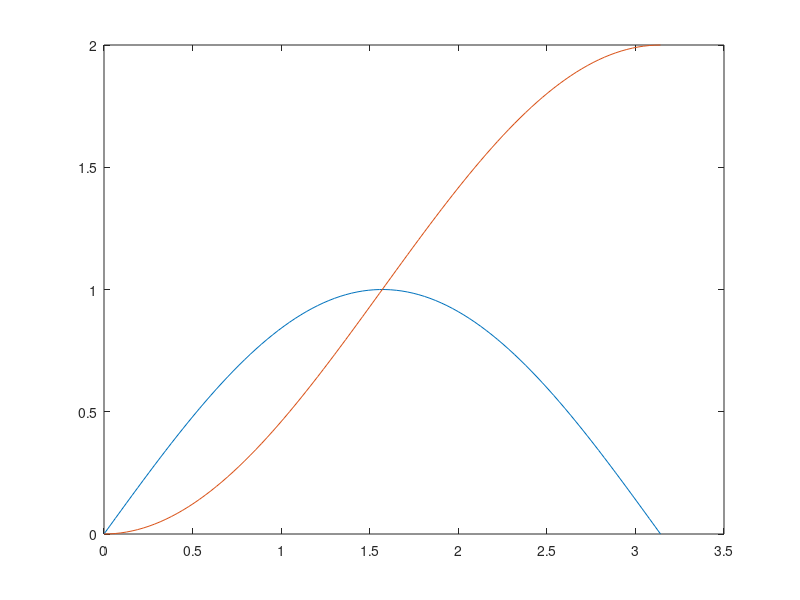

This chart was generated by the following MATLAB code:
% Lecture 18 
% 11/03/21

clear all; clc; format compact;

%% interpolation

% interp1(x,y,x1) points need to be in ascending order

x= 0:5;
y=[0 20 60 68 77 110];

% find y at x= 2.6 and 4.9

x1= interp1(x,y,2.6)
x2= interp1(x,y,4.9)


%% Normal (Gaussian) dist

A= [1 2 3 3 3 6 4 6 8 4 7 7];
d = std(A)
v1= var(A)
v2=d.^2

%% RAND uniform distribution

rand % rand between 0 and 1
rand(2) % 2x2 matrix of rand between 0 and 1
rand(2,3) % 2x3 matrix of rand between 0 and 1
10*rand(1,3) % between 0 and 10
10*rand(2,3)+5 % between 5 and 15 

%% rand normal dist

randn % scalar whose value changes any time it is referenced
randn(2)
randn(2,3)

%% example 
% mens height is is normally distributed with a mean of 1.763 and standard
% deviation of 0.0762 using rnadn generate a row vector of random heights
% (in meters) for 6 males 


m= 1.763;
s= 0.0762;

r= randn(1,6)*s+m


%% heads or tails


% use randi ("random integer")

flip= randi([0,1],1,5)
xc= [0,1];
FLIP= randi(xc,1,5);
y=hist(flip,xc);
bar(xc,y)

%% noisy signal simulation noisy data example

% givens 

t= linspace(0,10,512) % this is an array from 0 to 10 with 512 steps
amp= 1;
freq= 2*pi/5;

sig= amp*sin(freq.*t)+randn(1,length(t))*.1;

plot(t,sig)


%% trapezoidal rule

% trapz and cumtrapz

x= linspace(0,pi,100);
y=sin(x);
z=cumtrapz(x,y)
plot(x,y,x,z)












































